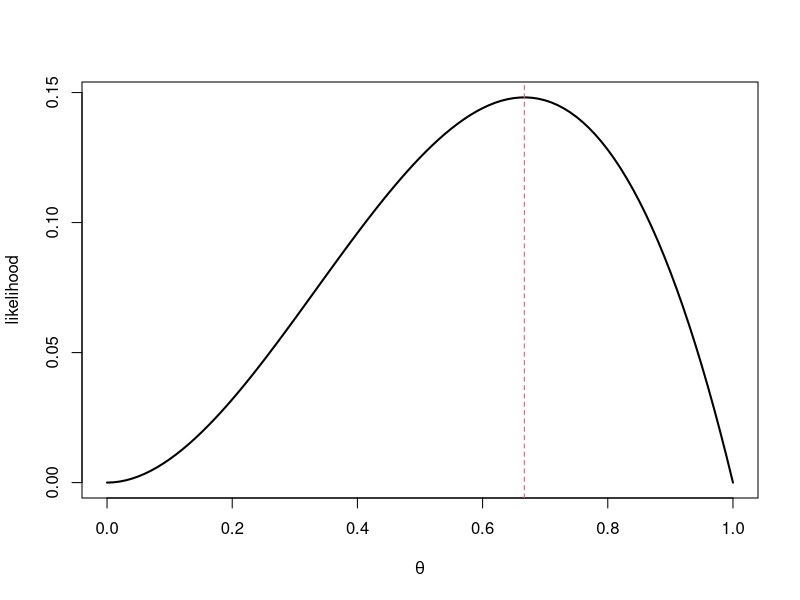
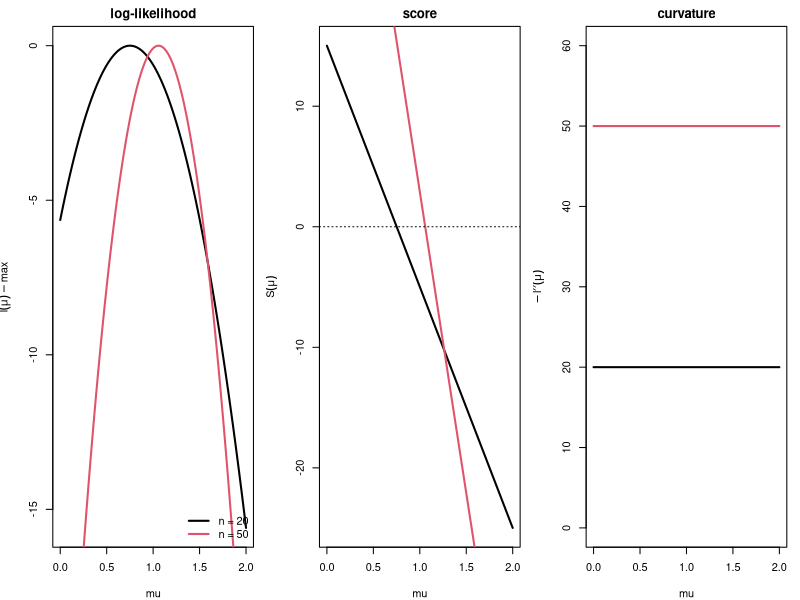
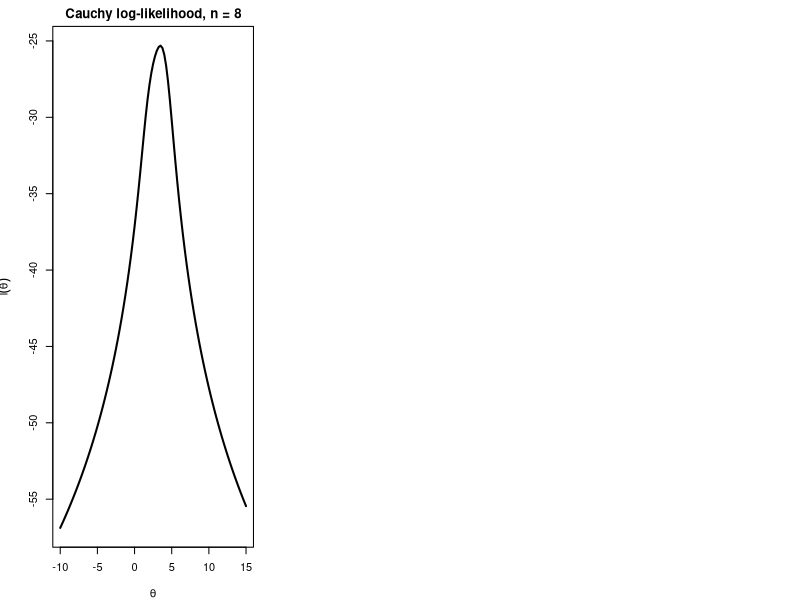
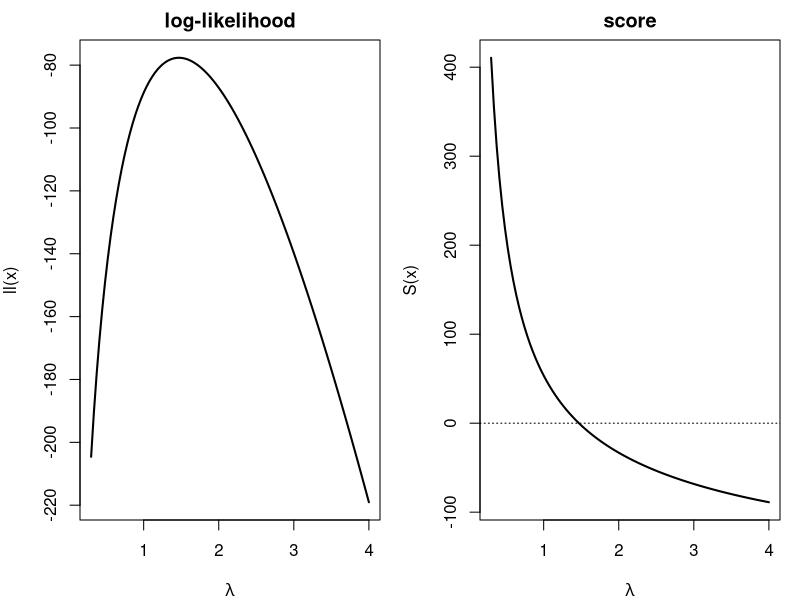
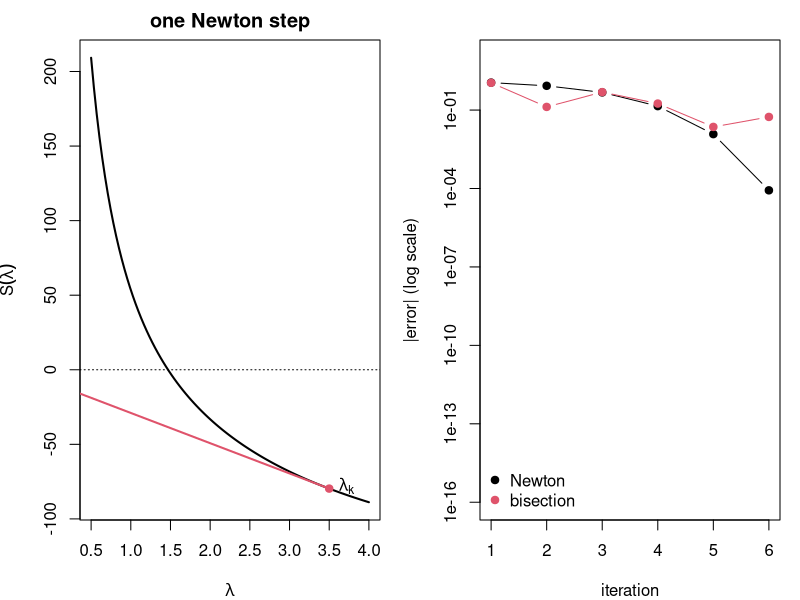
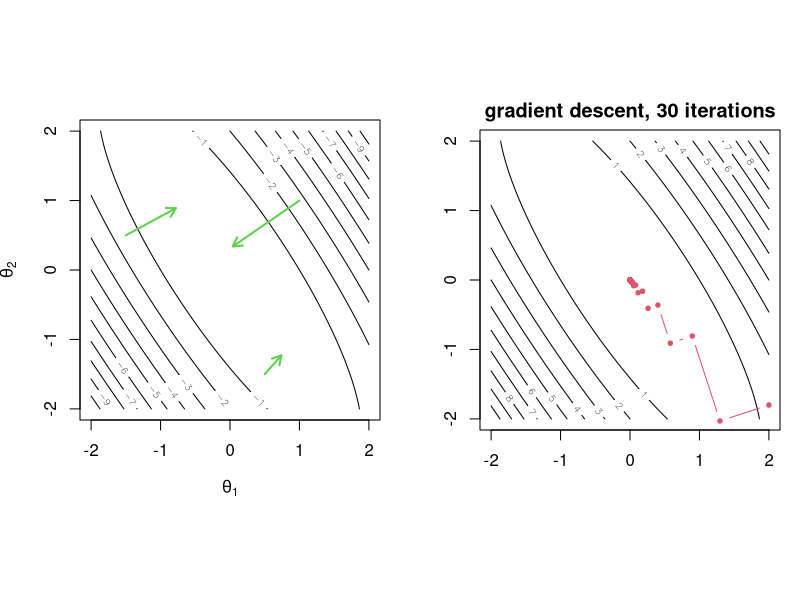
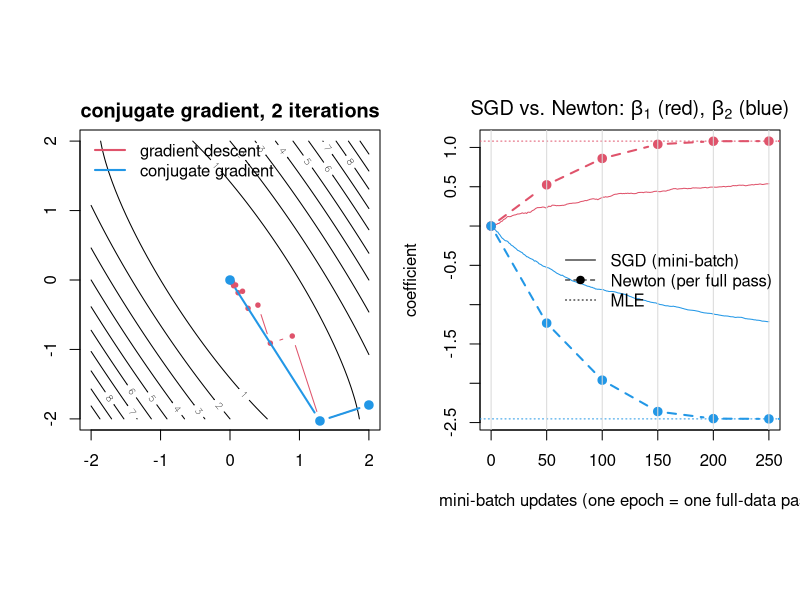

The R script that drew these images, in order:
## ---- chunk 1
#| echo: false
set.seed(812)
## ---- chunk 2
curve(x^2 * (1 - x), 0, 1, xlab = expression(theta), ylab = "likelihood", lwd = 2); abline(v = 2/3, col = 2, lty = 2)
## ---- chunk 3
#| echo: false
par(mfrow = c(1, 3), mar = c(4, 4, 2, 1))
x20 <- rnorm(20, 1); x50 <- rnorm(50, 1); mu <- seq(0, 2, length = 200)
ll <- function(mu, x) sapply(mu, function(m) sum(dnorm(x, m, log = TRUE)))
plot(mu, ll(mu, x20) - max(ll(mu, x20)), type = "l", lwd = 2, ylab = expression(l(mu) - max), main = "log-likelihood")
lines(mu, ll(mu, x50) - max(ll(mu, x50)), lwd = 2, col = 2); legend("bottomright", c("n = 20", "n = 50"), col = 1:2, lwd = 2, bty = "n")
plot(mu, 20 * (mean(x20) - mu), type = "l", lwd = 2, ylab = expression(S(mu)), main = "score"); lines(mu, 50 * (mean(x50) - mu), lwd = 2, col = 2); abline(h = 0, lty = 3)
plot(mu, rep(20, 200), type = "l", lwd = 2, ylim = c(0, 60), ylab = expression(-l*minute*minute(mu)), main = "curvature"); lines(mu, rep(50, 200), lwd = 2, col = 2)
## ---- chunk 4
xc <- rcauchy(8, location = 3)
llc <- function(th, dat) sapply(th, function(t) sum(dcauchy(dat, t, log = TRUE)))
curve(llc(x, xc), -10, 15, lwd = 2, xlab = expression(theta), ylab = expression(l(theta)), main = "Cauchy log-likelihood, n = 8")
## ---- chunk 5
y <- rpois(200, 1.5); x <- y[y > 0]; n <- length(x); sx <- sum(x)
ll <- function(l) -n * l + sx * log(l) - n * log(1 - exp(-l))
S  <- function(l) sx / l - n / (1 - exp(-l))
dS <- function(l) -sx / l^2 + n * exp(-l) / (1 - exp(-l))^2
nI <- function(l) n / (l * (1 - exp(-l))) - n * exp(-l) / (1 - exp(-l))^2
par(mfrow = c(1, 2), mar = c(4, 4, 2, 1))
curve(ll, 0.3, 4, lwd = 2, main = "log-likelihood", xlab = expression(lambda))
curve(S, 0.3, 4, lwd = 2, main = "score", xlab = expression(lambda)); abline(h = 0, lty = 3)
c(naive_mean = mean(x), true_lambda = 1.5)
## ---- chunk 6
fixed_point <- function(g, x0, tol = 1e-8, maxit = 500) {
  for (k in 1:maxit) { x1 <- g(x0); if (abs(x1 - x0) < tol) return(c(root = x1, iter = k)); x0 <- x1 }
  stop("not converged")
}
fixed_point(function(l) mean(x) * (1 - exp(-l)), x0 = mean(x))
## ---- chunk 7
bisection <- function(S, a, b, tol = 1e-8) {
  k <- 0
  while (b - a > tol) { m <- (a + b) / 2; if (S(a) * S(m) <= 0) b <- m else a <- m; k <- k + 1 }
  c(root = (a + b) / 2, iter = k)
}
bisection(S, 0.1, 10)
## ---- chunk 8
golden <- function(f, a, b, tol = 1e-8) {
  phi <- (sqrt(5) - 1) / 2; k <- 0
  x1 <- b - phi * (b - a); x2 <- a + phi * (b - a); f1 <- f(x1); f2 <- f(x2)
  while (b - a > tol) {
    if (f1 < f2) { b <- x2; x2 <- x1; f2 <- f1; x1 <- b - phi * (b - a); f1 <- f(x1) }
    else         { a <- x1; x1 <- x2; f1 <- f2; x2 <- a + phi * (b - a); f2 <- f(x2) }
    k <- k + 1 }
  c(root = (a + b) / 2, iter = k)
}
golden(function(l) -ll(l), 0.1, 10)      # R equivalent: optimize(function(l) -ll(l), c(0.1, 10))
## ---- chunk 9
#| echo: false
curve(S, 0.5, 4, lwd = 2, xlab = expression(lambda), ylab = expression(S(lambda)), main = "one Newton step"); abline(h = 0, lty = 3)
l0 <- 3.5; l1 <- l0 - S(l0) / dS(l0)
segments(l0, S(l0), l1, 0, col = 2, lwd = 2); points(c(l0, l1), c(S(l0), 0), pch = 19, col = 2)
text(l0, S(l0), expression(lambda[k]), pos = 4); text(l1, 0, expression(lambda[k+1]), pos = 1)
## ---- chunk 10
newton <- function(S, dS, x0, tol = 1e-8, maxit = 100, trace = FALSE) {
  for (k in 1:maxit) {
    x1 <- x0 - S(x0) / dS(x0)
    if (trace) cat(sprintf("iter %2d: %.10f\n", k, x1))
    if (!is.finite(x1)) stop("diverged")
    if (abs(x1 - x0) < tol) return(c(root = x1, iter = k))
    x0 <- x1 }
  stop("not converged")
}
newton(S, dS, x0 = mean(x), trace = TRUE)
## ---- chunk 11
#| echo: false
lhat <- newton(S, dS, mean(x))["root"]
err_newton <- {e <- c(); x0 <- 3; for (k in 1:6) { x0 <- x0 - S(x0)/dS(x0); e <- c(e, abs(x0 - lhat)) }; e}
err_bisec <- {a <- 0.1; b <- 10; e <- c(); for (k in 1:6) { m <- (a+b)/2; if (S(a)*S(m) <= 0) b <- m else a <- m; e <- c(e, abs((a+b)/2 - lhat)) }; e}
plot(1:6, pmax(err_newton, 1e-16), log = "y", type = "b", pch = 19, ylim = c(1e-16, 10), xlab = "iteration", ylab = "|error| (log scale)")
lines(1:6, err_bisec, type = "b", col = 2, pch = 19); legend("bottomleft", c("Newton", "bisection"), col = 1:2, pch = 19, bty = "n")
## ---- chunk 12
Sc  <- function(t) sum(2 * (x_c - t) / (1 + (x_c - t)^2))       # Cauchy score
dSc <- function(t) sum(2 * ((x_c - t)^2 - 1) / (1 + (x_c - t)^2)^2)
x_c <- rcauchy(8, 3)
starts <- c(-5, 0, median(x_c), 8)
sapply(starts, function(s) tryCatch(newton(Sc, dSc, s)["root"], error = function(e) NA))
## ---- chunk 13
c(step_from_3.5 = 3.5 - S(3.5) / dS(3.5))
tryCatch(newton(S, dS, 3.5), error = function(e) conditionMessage(e))
## ---- chunk 14
fisher_scoring <- function(S, nI, x0, tol = 1e-8, maxit = 100) {
  for (k in 1:maxit) { x1 <- x0 + S(x0) / nI(x0); if (abs(x1 - x0) < tol) return(c(root = x1, iter = k)); x0 <- x1 }
}
rbind(newton = newton(S, dS, 3), fisher = fisher_scoring(S, nI, 3))
## ---- chunk 15
lhat <- newton(S, dS, mean(x))["root"]
c(mle = lhat, se_observed = 1 / sqrt(-dS(lhat)), se_expected = 1 / sqrt(nI(lhat)))
lhat + c(-1.96, 1.96) / sqrt(-dS(lhat))    # 95% Wald interval
## ---- chunk 16
h <- 1e-5
c(analytic = dS(lhat), numeric = (ll(lhat + h) - 2 * ll(lhat) + ll(lhat - h)) / h^2)
## ---- chunk 17
#| echo: false
A <- matrix(c(2, 1.2, 1.2, 1), 2); g <- expand.grid(x = seq(-2, 2, l = 80), y = seq(-2, 2, l = 80))
z <- matrix(apply(g, 1, function(v) -0.5 * drop(t(v) %*% A %*% v)), 80)
par(pty = "s", mar = c(4, 4, 1, 1)); contour(seq(-2, 2, l = 80), seq(-2, 2, l = 80), z, nlevels = 12, xlab = expression(theta[1]), ylab = expression(theta[2]))
pts <- rbind(c(1, 1), c(-1.5, 0.5), c(0.5, -1.5)); for (i in 1:3) { gr <- -A %*% pts[i, ]; arrows(pts[i,1], pts[i,2], pts[i,1] + 0.3*gr[1], pts[i,2] + 0.3*gr[2], col = 3, lwd = 2, length = 0.1) }
## ---- chunk 18
n <- 500; X <- cbind(1, rnorm(n), rnorm(n)); beta_true <- c(-0.5, 1, -2)
y <- rbinom(n, 1, plogis(X %*% beta_true))
loglik <- function(b) sum(y * (X %*% b) - log1p(exp(X %*% b)))
grad   <- function(b) crossprod(X, y - plogis(X %*% b))
hess   <- function(b) { p <- plogis(X %*% b); -crossprod(X, X * drop(p * (1 - p))) }

newton_mv <- function(grad, hess, b0, tol = 1e-8, maxit = 50) {
  path <- drop(b0)
  for (k in 1:maxit) {
    b1 <- b0 - solve(hess(b0), grad(b0)); path <- rbind(path, drop(b1))
    if (max(abs(b1 - b0)) < tol)
      return(list(est = drop(b1), iter = k, se = sqrt(diag(solve(-hess(b1)))), path = path))
    b0 <- b1 }
}
fit <- newton_mv(grad, hess, rep(0, 3)); fit$iter
rbind(newton = fit$est, glm = coef(glm(y ~ X[, -1], family = binomial)))
rbind(newton = fit$se, glm = sqrt(diag(vcov(glm(y ~ X[, -1], family = binomial)))))
## ---- chunk 19
rosen <- function(v) (1 - v[1])^2 + 100 * (v[2] - v[1]^2)^2       # Rosenbrock "banana", min at (1, 1)
nm <- optim(c(-1.2, 1), rosen, method = "Nelder-Mead"); c(nm$par, evals = nm$counts["function"])
## ---- chunk 20
grad_descent <- function(f, gr, x0, maxit = 1000, tol = 1e-8) {
  path <- x0
  for (k in 1:maxit) {
    d <- -gr(x0); a <- optimize(function(a) f(x0 + a * d), c(0, 10))$minimum   # exact line search
    x1 <- x0 + a * d; path <- rbind(path, x1)
    if (sqrt(sum((x1 - x0)^2)) < tol) break
    x0 <- x1 }
  list(par = x1, iter = k, path = path)
}
## ---- chunk 21
#| echo: false
fq <- function(v) 0.5 * drop(t(v) %*% A %*% v); gq <- function(v) drop(A %*% v)
gd <- grad_descent(fq, gq, c(2, -1.8), maxit = 30)
par(pty = "s", mar = c(4, 4, 2, 1)); contour(seq(-2, 2, l = 80), seq(-2, 2, l = 80), -z, nlevels = 15, main = sprintf("gradient descent, %d iterations", gd$iter))
lines(gd$path, type = "b", col = 2, pch = 19, cex = 0.6)
## ---- chunk 22
conj_grad <- function(f, gr, x0, maxit = 1000, tol = 1e-8, restart = length(x0)) {
  g0 <- gr(x0); d <- -g0; path <- x0
  for (k in 1:maxit) {
    a <- optimize(function(a) f(x0 + a * d), c(0, 10))$minimum
    x1 <- x0 + a * d; g1 <- gr(x1); path <- rbind(path, x1)
    if (sqrt(sum(g1^2)) < tol) break
    beta <- if (k %% restart == 0) 0 else max(0, sum(g1 * (g1 - g0)) / sum(g0^2))   # Polak-Ribiere+
    d <- -g1 + beta * d; x0 <- x1; g0 <- g1 }
  list(par = x1, iter = k, path = path)
}
cg <- conj_grad(fq, gq, c(2, -1.8))
par(pty = "s", mar = c(4, 4, 2, 1)); contour(seq(-2, 2, l = 80), seq(-2, 2, l = 80), -z, nlevels = 15, main = sprintf("conjugate gradient, %d iterations", cg$iter))
lines(gd$path, type = "b", col = 2, pch = 19, cex = 0.6); lines(cg$path, type = "b", col = 4, pch = 19, lwd = 2)
legend("topleft", c("gradient descent", "conjugate gradient"), col = c(2, 4), lwd = 2, bty = "n")
## ---- chunk 23
negll <- function(b) -loglik(b); neggr <- function(b) -drop(grad(b))
fits <- list(NM = optim(rep(0, 3), negll, method = "Nelder-Mead"),
             CG = optim(rep(0, 3), negll, neggr, method = "CG"),
             BFGS = optim(rep(0, 3), negll, neggr, method = "BFGS", hessian = TRUE))
t(sapply(fits, function(f) c(f$par, f_evals = f$counts[1], g_evals = f$counts[2])))
sqrt(diag(solve(fits$BFGS$hessian)))     # SEs from the numerically computed Hessian at the optimum
## ---- chunk 24
sgd <- function(X, y, b0, gamma0 = 0.05, t0 = 200, epochs = 5, batch = 10) {
  n <- nrow(X); b <- b0; t <- 0; path <- b0
  for (e in 1:epochs) {
    idx <- sample(n)
    for (s in seq(1, n, by = batch)) {
      i <- idx[s:min(s + batch - 1, n)]; t <- t + 1
      g <- crossprod(X[i, , drop = FALSE], y[i] - plogis(X[i, , drop = FALSE] %*% b)) / length(i)
      b <- b + gamma0 / (1 + t / t0) * g; path <- rbind(path, drop(b)) } }
  list(est = drop(b), path = path)
}
sg <- sgd(X, y, rep(0, 3))
rbind(sgd = sg$est, newton = fit$est, truth = beta_true)
## ---- chunk 25
#| echo: false
m <- 10; per_epoch <- nrow(X) / m
xs <- 0:(nrow(sg$path) - 1); xn <- (0:fit$iter) * per_epoch
matplot(xs, sg$path[, 2:3], type = "l", lty = 1, col = c(2, 4), ylim = range(sg$path[, 2:3], fit$path[, 2:3]),
        xlab = "mini-batch updates (one epoch = one full-data pass)", ylab = "coefficient",
        main = expression(paste("SGD vs. Newton: ", beta[1], " (red), ", beta[2], " (blue)")))
matlines(xn, fit$path[, 2:3], type = "b", lty = 2, pch = 19, col = c(2, 4), lwd = 2)
abline(h = fit$est[2:3], col = c(2, 4), lty = 3); abline(v = seq(0, max(xs), per_epoch), col = "grey85")
legend("right", c("SGD (mini-batch)", "Newton (per full pass)", "MLE"), lty = c(1, 2, 3), pch = c(NA, 19, NA), bty = "n")
